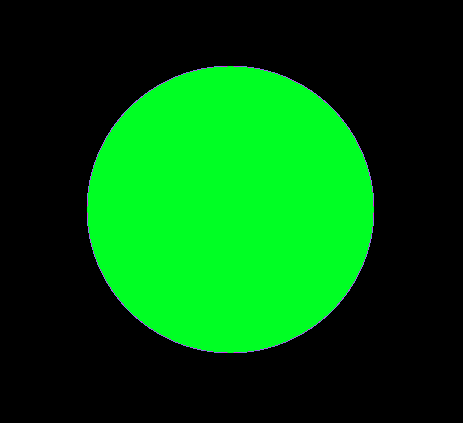
#> input picture glo/data/charge_station_pattern.png, 463 x 423 px, given in place of the camera
$ python run_camera_with_detection.py   (older library calls are emulated)
#> lines starting #> are read from the running program, lines starting #| are printed output that depends on the picture
### glo/common/vision/camera.py
import time
from threading import Thread

import cv2


class Camera:
    FPS = 30
    WAIT_TIME = 1000

    def __init__(self, camera_number):
#> called with camera_number = -1
        self.camera_number = camera_number
        self.video_capture = cv2.VideoCapture(camera_number)
        self.video_capture.set(cv2.CAP_PROP_FPS, self.FPS)
        self.video_capture.set(cv2.CAP_PROP_BRIGHTNESS, 0.60)
        self.current_frame = self.video_capture.read()[1]
#> self.current_frame is the input picture: shape (423, 463, 3); mean B, G, R 12.8, 84.1, 0.6
        self.high_res_pics = []
        self._running = False
        self.last_time = 0
        self._is_high_res = False
        self._thread = Thread(target=self._update_frame, args=())
        self._thread.start()

    def start(self):
        self._running = True

    def stop(self):
        self._running = False

    def _update_frame(self):
        self._running = True
        self.last_time = self._now()
        while self._running:
            if self._elapsed_time() > self.WAIT_TIME / self.FPS:
                self.video_capture.grab()
                self.last_time = self._now()

    def _elapsed_time(self):
        now = self._now()
        return int(round(now - self.last_time))

    @staticmethod
    def _now():
        return int(round(time.time() * 1000))

    def get_current_frame(self):
        self._wait_next_frame()
        return self.video_capture.retrieve()[1]

    def _wait_next_frame(self):
        diff = self._elapsed_time()
        sleep_time = (self.WAIT_TIME / self.FPS) - diff
        if 0 < sleep_time:
            time.sleep(sleep_time / self.WAIT_TIME)

### glo/robot/vision/robot_number_of_sides_island_strategy.py
# -*- coding: utf-8 -*-

import cv2

from common.vision.detection_strategy import DetectionStrategy
from common.vision.island_handler import IslandHandler


class RobotNumberOfSidesIslandStrategy(DetectionStrategy):
    GAUSSIAN_SIZE = (5, 5)

    def detect(self, picture):
        picture = self.format_picture(picture)
#> in format_picture, `picture = cv2.cvtColor(picture, cv2.COLOR_BGR2HSV)`: picture: shape (423, 463, 3); mean H, S, V 22.8, 85.6, 84.2
        islands = []
        for color in self.islands:
            contours = self.get_contours(picture, self.islands[color]["threshold"])
            for cnt in contours:
                area = cv2.contourArea(cnt)
                if area < 3000 or area > 34000:
                    continue
                # approximate the polygon with 2% tolerance
                shape = cv2.approxPolyDP(cnt, 0.02 * cv2.arcLength(cnt, True), True)
                height = float(shape.max(axis=0)[0][1]) - float(shape.min(axis=0)[0][1])
                width = float(shape.max(axis=0)[0][0]) - float(shape.min(axis=0)[0][0])
                if (height / width) < 0.5 or (height / width) > 2:
                    continue
                shape = IslandHandler.remove_intermediate_points(shape)
                shape = IslandHandler.parse_shape(shape, color, self.islands[color]["POIColor"])
                if shape is not None:
                    islands.append(shape)
#> this loop made 4 passes
#> contours on pass 2: 156 contours, all with area under 20
#> pass 2, in get_contours (call 2), `bwpicture = cv2.cvtColor(cv2.cvtColor(maskedpicture, cv2.COLOR_HSV2BGR..`:
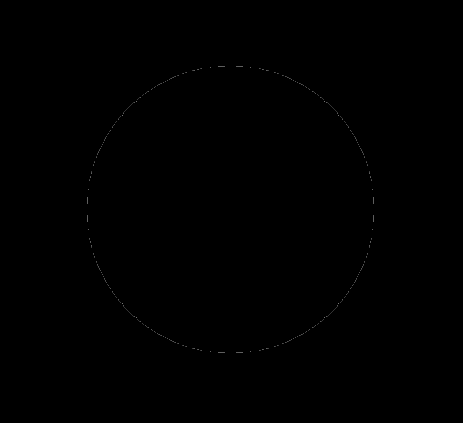
#> bwpicture: shape (423, 463); min 0, max 117, mean 0.2
#> after the loop, islands = []

        return islands

    def format_picture(self, picture):
        picture = cv2.GaussianBlur(picture, self.GAUSSIAN_SIZE, 0)
        picture = cv2.cvtColor(picture, cv2.COLOR_BGR2HSV)
        return picture

### glo/common/vision/detection_strategy.py
from abc import ABCMeta

import cv2
import numpy as np

from common.map.point_of_interest.point_of_interest_type import PointOfInterestType


class DetectionStrategy(object):
    __metaclass__ = ABCMeta
    islands = {"Rouge": {"threshold": [[np.array([160, 60, 60]), np.array([180, 255, 255])],
                                       [np.array([0, 60, 60]), np.array([10, 255, 255])]],
                         "POIColor": PointOfInterestType.RED_COLOR},
               "Bleu": {"threshold": [[np.array([80, 60, 60]), np.array([100, 255, 255])]],
                        "POIColor": PointOfInterestType.BLUE_COLOR},
               "Vert": {"threshold": [[np.array([50, 60, 60]), np.array([80, 255, 255])]],
                        "POIColor": PointOfInterestType.GREEN_COLOR},
               "Jaune": {"threshold": [[np.array([15, 80, 80]), np.array([40, 255, 255])]],
                         "POIColor": PointOfInterestType.YELLOW_COLOR}}
    wall = [[np.array([0, 0, 0]), np.array([255, 255, 80])]]
    treasure = [[np.array([20, 150, 100]), np.array([40, 255, 255])]]

    @staticmethod
    def get_contours(picture, color):
        masks = []
        for thresh in color:
            lowthreshold, highthreshold = thresh
            masks.append(cv2.inRange(picture, lowthreshold, highthreshold))

        for i in range(1, len(masks)):
            masks[0] = cv2.bitwise_or(masks[0], masks[i])

        maskedpicture = cv2.bitwise_and(picture, picture, mask=masks[0])
        bwpicture = cv2.cvtColor(cv2.cvtColor(maskedpicture, cv2.COLOR_HSV2BGR), cv2.COLOR_BGR2GRAY)

        _, thresh = cv2.threshold(bwpicture, 0, 255, 0)
        _, contours, _ = cv2.findContours(thresh, cv2.RETR_TREE, cv2.CHAIN_APPROX_SIMPLE)

        return contours

### glo/scripts/run_camera_with_detection.py
from pprint import pprint
from subprocess import call

import cv2
import yaml

from common.vision.camera import Camera
from robot.vision.robot_number_of_sides_island_strategy import RobotNumberOfSidesIslandStrategy

if __name__ == '__main__':
    call(["v4l2-ctl", "-d", "/dev/video0", "-c", "exposure_auto=1"])
    call(["v4l2-ctl", "-d", "/dev/video0", "-c", "exposure_auto_priority=0"])
    call(["v4l2-ctl", "-d", "/dev/video0", "-c", "exposure_absolute=1200"])
    camera = Camera(-1)
    camera.start()

    f = open('../data/charge_station_pattern.yml')
    pattern = yaml.safe_load(f)
    f.close()
    f = open('../data/pattern_colors.yml')
    colors = yaml.safe_load(f)
    f.close()

    # detection = TreasureContrastStrategy()
    # detection = RechargeStationDetectionStrategy(pattern, colors)
    detection = RobotNumberOfSidesIslandStrategy()

    while True:
        frame = camera.get_current_frame()
        data = detection.detect(frame)
#> data = []
        cv2.imwrite('./img.png', frame)
        pprint(data)
        cv2.imshow('video', frame)
        cv2.waitKey(1)

    cv2.destroyAllWindows()
